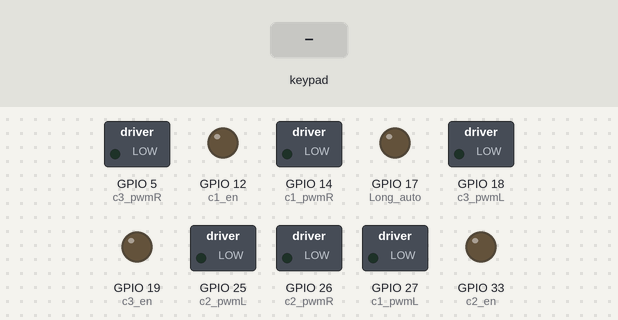
Bench run of a sketch on a simulated ESP32. On the bench: switched loads named in the sketch (green lamp = pin HIGH), output pins drawn as LEDs (lit = HIGH). The test bench sets the inputs (shaded band). Nothing arrives over Bluetooth unless stated; what the sketch prints to the serial monitor is not drawn.

Above: at 1.2 s.
1.3 s: key 'X' pressed
At 2.6 s:
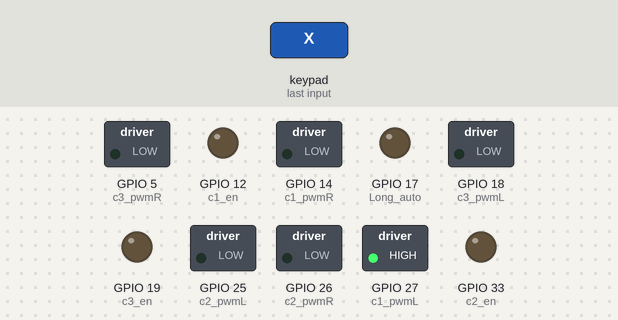
6.4 s: key 'O' pressed
At 6.61 s:
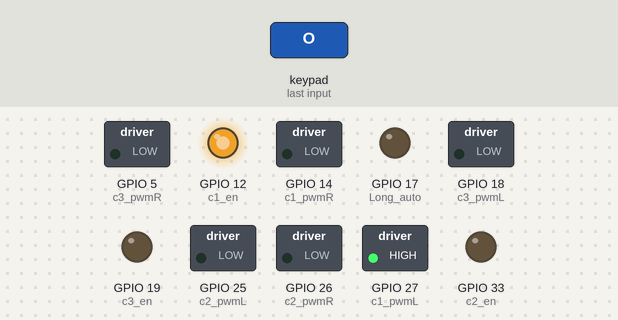
8.3 s: key 'T' pressed
At 8.51 s:
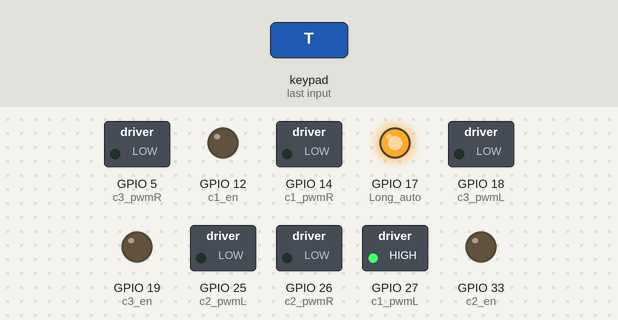
Timing chart, 0 to 11.3 s (numbered marks = the images above; inputs shaded):
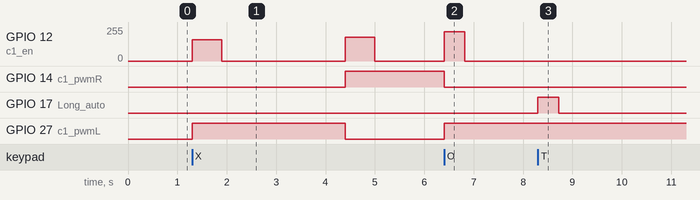

Measured:
- after the input at 1.3 s, GPIO 12 (c1_en): 0/255 → 161/255 at once, → 0/255 0.60 s later, → 179/255 2.5 s later, → 0/255 0.60 s later; GPIO 14 (c1_pwmR): LOW → HIGH after 3.1 s; GPIO 27 (c1_pwmL): LOW → HIGH at once, → LOW 3.1 s later
- after the input at 6.4 s, GPIO 12 (c1_en): 0/255 → 219/255 at once, → 0/255 0.42 s later; GPIO 14 (c1_pwmR): HIGH → LOW at once; GPIO 27 (c1_pwmL): LOW → HIGH at once
- after the input at 8.3 s, GPIO 17 (Long_auto): LOW → HIGH at once, → LOW 0.42 s later

The sketch:

PS4_Controller_Code_2.ino
```cpp
#include <PS4Controller.h>// Library for the PS4 controller

//declaring all the variables used

bool LR_button_state[4] = {0}; //L1, R1, L3, R3

/* The enable pins control the speed of the motor using pulse width modulation
 * The Left and right PWM pins controls the direction of the motors
 */
const int c1_en = 12;//storage box motor enable pin
const int c1_pwmL = 27;//storage box pwm left pin
const int c1_pwmR = 14 ;//storage box pwm right pin
const int c2_en = 33;//vacuum motor enable pin
const int c2_pwmL = 25;//vacuum motor pwm left pin
const int c2_pwmR = 26;//vacuum motor pwm right pin
const int c3_en = 19;//telescope motor enable pin
const int c3_pwmL = 18;//telescope motor pwm left pin
const int c3_pwmR = 5;//telescope motor pwm right pin
const int max_speed_container = 180;//(0-255) for trash container
const int max_speed_vacuum = 255;//(0-255) for trash container

const int Long_auto =17;// turn on/off turbo
//const int trash_container =17;// extend/retract vacuum

//Setting PWM properties
const int freq_container = 40000;//variable used to store the frequency value, easier to change by changing here
const int freq_vacuum = 10000;
const int pwmCh_c1 = 0;//PWM channel 0
const int pwmCh_c2 = 1;//PWM channel 1
const int pwmCh_c3 = 2;//PWM channel 2
const int resolution = 8;//8 bits

//Function to throw all the balls into the scoring bin. The speed value is based on the right joystick y position. The max Speed is pre set using a variable when we first declared.
void throw_trash(float speed_value){
    digitalWrite(c1_pwmL,HIGH);
    digitalWrite(c1_pwmR,LOW);
    ledcWrite(pwmCh_c1, max_speed_container*speed_value);
}

//Function to bring up the trash collector into collecting position. The speed value is based on the right joystick y position. The max Speed is pre set using a variable when we first declared.
void collect_trash(float speed_value){

    digitalWrite(c1_pwmL,LOW);
    digitalWrite(c1_pwmR,HIGH);
    ledcWrite(pwmCh_c1, max_speed_container*speed_value);
}

//Function which controls the blow speed of the vacuum motor. this fuction can be used when a trash is stuck in the vacuum chamber. The speed value obtained by sebtracting left and right trigger button in ps4 controller.
void blower(float speed_value){

    digitalWrite(c2_pwmL,LOW);
    digitalWrite(c2_pwmR,HIGH);
    ledcWrite(pwmCh_c2, max_speed_vacuum*speed_value);
}

//Function controls the suction power of the vacuum motor. The speed value obtained by sebtracting left and right trigger button in ps4 controller.
void sucker(float speed_value){

    digitalWrite(c2_pwmL,HIGH);
    digitalWrite(c2_pwmR,LOW);
    ledcWrite(pwmCh_c2, max_speed_vacuum*speed_value);
}

//Function which sets the vacuum motor speed to 0 when no input from the operator
void vacuum_motor_stop(){
    digitalWrite(c2_pwmL,LOW);
    digitalWrite(c2_pwmR,HIGH);
    ledcWrite(pwmCh_c2, 0);
}

void tele_extend(float speed_value){

    digitalWrite(c3_pwmL,HIGH);
    digitalWrite(c3_pwmR,LOW);
    ledcWrite(pwmCh_c3, max_speed_container*speed_value);
}

//Function to bring up the trash collector into collecting position. The speed value is based on the right joystick y position. The max Speed is pre set using a variable when we first declared.
void tele_retract(float speed_value){

    digitalWrite(c3_pwmL,LOW);
    digitalWrite(c3_pwmR,HIGH);
    ledcWrite(pwmCh_c3, max_speed_container*speed_value);
}

void auto_throw(){


}

//Setup function (only runs one time after the ESP boot up)
void setup() {

  Serial.begin(115200);//setting the buadrate for serial monitor which can be used to read the print statements sent by ESP
  Serial.println("Connecting to PS4.");// print statement to notify that the ESP is up and running
  PS4.begin("5c:96:56:b4:9e:2a");// setting the bluetooth address of the ESP32 which will be stored inside the ps4 controller as master using SixAxisPair tool software. PS4 will try to connect to this adress when the home button is presses.
  Serial.println("Ready.");//after connecting resdy is printed in the serial monitor

  // configure LED PWM functionalitites
  ledcAttachPin(c1_en, pwmCh_c1);
  ledcSetup(pwmCh_c1, freq_container, resolution);

  ledcAttachPin(c2_en, pwmCh_c2);
  ledcSetup(pwmCh_c2, freq_vacuum, resolution);

  ledcAttachPin(c3_en, pwmCh_c3);
  ledcSetup(pwmCh_c3, freq_container, resolution);

  // configure pin modes
  pinMode(c1_pwmL,OUTPUT);
  pinMode(c1_pwmR,OUTPUT);
  pinMode(c2_pwmL,OUTPUT);
  pinMode(c2_pwmR,OUTPUT);
  pinMode(c3_pwmL,OUTPUT);
  pinMode(c3_pwmR,OUTPUT);
  pinMode(Long_auto,OUTPUT);
  digitalWrite(Long_auto,LOW);


}

void loop() {
   //the if statemnent makes sure the motors only runs when the PS4 is connected.
   if (PS4.isConnected()) {


      if (PS4.Cross()){// when cross button is pressed it does an automated sequence of throw the trash and returning the trash collector to the collection position.

        throw_trash(.9);

        delay(600);
        ledcWrite(pwmCh_c1, 0);
        delay(2500);

        collect_trash(1.0);

        delay(600);
        ledcWrite(pwmCh_c1, 0);

      }
      else if (PS4.Circle()) {
        digitalWrite(c1_pwmL,HIGH);
        digitalWrite(c1_pwmR,LOW);
        ledcWrite(pwmCh_c1, 220);
      }

      //if the right joystick is moved up, the trash collector is moved to the collection position. The joystick value is divided by 128 to map the values from 0 to 1.
      else if (PS4.RStickY()/128.0 > 0.1){
        collect_trash(abs(PS4.RStickY())/128.0);
        Serial.printf("Right Stick: %f\n",(PS4.RStickY()/128.0) );
      }
      //if the right joystick is moved down, the trash collector is moved to the throwing position. The joystick value is divided by 128 to map the values from 0 to 1.
      else if (PS4.RStickY()/128.0 < -0.1){
        throw_trash(abs(PS4.RStickY())/128.0);
        Serial.printf("Right Stick: %f\n",(PS4.RStickY()/128.0) );
      }
      //if none of the above is done set the trash position motors to 0.
      else{
        ledcWrite(pwmCh_c1, 0);
      }

      //if either of the trigger button is pressed calculate the vacuum value, then calls the blow and suction functions based on the value of the vacuum calculated.
      if (PS4.L2() || PS4.R2()){

        float vacuum = ((PS4.R2Value()/256.0) - (PS4.L2Value()/256.0));

         if (vacuum <-0.1 &&(PS4.L2() || PS4.R2()) ){
           sucker(abs(vacuum));
           Serial.printf("sucker");
         }
         else if (vacuum >0.1 && (PS4.L2() || PS4.R2())){
           blower(abs(vacuum));
           Serial.printf("Blower");
         }
        Serial.printf("L2 pressed: %f\n",(PS4.L2Value()/256.0));
        Serial.printf("R2 pressed: %f\n",(PS4.R2Value()/256.0));
        Serial.println(vacuum);
        }
         //if non of the trigger button is pressed set the vacuum motor speed to 0.
        else{
          ledcWrite(pwmCh_c2, 0);
         }

      if (PS4.LStickY()/128.0 > 0.1){
        tele_extend(abs(PS4.LStickY())/128.0);
        Serial.printf("Left Stick: %f\n",(PS4.LStickY()/128.0) );
      }
      //if the right joystick is moved down, the trash collector is moved to the throwing position. The joystick value is divided by 128 to map the values from 0 to 1.
      else if (PS4.LStickY()/128.0 < -0.1){
        tele_retract(abs(PS4.LStickY())/128.0);
        Serial.printf("Left Stick: %f\n",(PS4.LStickY()/128.0) );
      }
      //if none of the above is done set the trash position motors to 0.
      else{
        ledcWrite(pwmCh_c3, 0);
      }


      if (PS4.Triangle()) {
      digitalWrite(Long_auto,HIGH);
    }
    else{
      digitalWrite(Long_auto,LOW);
    }

  }

}


/*//Calculate joystick position
    float left_stick_mag = pow( pow(PS4.LStickX()/128.0, 2) + pow(PS4.LStickY()/128.0, 2), 0.5);
    float right_stick_mag = pow( pow(PS4.RStickX()/128.0, 2) + pow(PS4.RStickY()/128.0, 2), 0.5);

    if (left_stick_mag>1) {
      left_stick_mag = 1;
      }
    if (right_stick_mag>1) {
      right_stick_mag = 1;
    }

    //Changing button states
    if (PS4.L1()) {
      LR_button_state[0] = !LR_button_state[0];
      Serial.println("L1 Button pressed.\n");
    }
    if (PS4.R1()) {
      LR_button_state[1] = !LR_button_state[1];
      Serial.println("R1 Button pressed.\n");
    }
    if (PS4.L3()) {
      LR_button_state[2] = !LR_button_state[2];
      Serial.println("L3 Button pressed.\n");
    }
    if (PS4.R3()) {
      LR_button_state[3] = !LR_button_state[3];
      Serial.println("R3 Button pressed.\n");
    }

    //Button Press
    if (PS4.Right()) {
      Serial.println("Right Button");
    }
    if (PS4.Down()) {
      Serial.println("Down Button");
    }
    if (PS4.Up()) {
      Serial.println("Up Button");
    }
    if (PS4.Left()) {
      Serial.println("Left Button");
    }
    if (PS4.Square()) {
      Serial.println("Square Button");
    }
    if (PS4.Cross()) {
      Serial.println("Cross Button");
    }
    if (PS4.Circle()) {
      Serial.println("Circle Button");
    }
    if (PS4.Triangle()) {
      Serial.println("Triangle Button");
    }

    //Button Hold
    if (PS4.L2()) {
      Serial.printf("Holding L2 button at %d\n", PS4.L2Value());
    }
    if (PS4.R2()) {
      Serial.printf("Holding R2 button at %d\n", PS4.R2Value());
    }

    //Joystick output
    if (left_stick_mag > joystick_deadzone) {
      Serial.printf("Left Stick Magnitude: %f\n", left_stick_mag);
    }
    if (right_stick_mag > joystick_deadzone) {
      Serial.printf("Right Stick Magnitude: %f\n", right_stick_mag);
    }*/


     /*else if (PS4.RStickY()>0.1){
        digitalWrite(c1_en1,LOW);
        digitalWrite(c1_en2,HIGH);
        digitalWrite(c2_en1,LOW);
        digitalWrite(c2_en2,HIGH);

        ledcWrite(pwmCh_c1, abs(PS4.RStickY())/128.0*255);
        ledcWrite(pwmCh_c2, abs(PS4.RStickY())/128.0*255);
        Serial.printf("Right Stick Down: %f\n",(PS4.RStickY()/128.0) );
    }

   if (PS4.L2()<0.1){
        digitalWrite(pu_en1,HIGH);
        digitalWrite(pu_en2,LOW);

        ledcWrite(pwmCh_c3, abs(PS4.L2())/128.0*255);
        Serial.printf("L2 pressed: %f\n",(PS4.L2()/128.0) );
    }

    else if (PS4.L2()>0.1){
        digitalWrite(pu_en1,HIGH);
        digitalWrite(pu_en2,LOW);

        ledcWrite(pwmCh_c3, 0);
        Serial.printf("L2 pressed: %f\n",(PS4.L2()/128.0) );
    }*/
```
